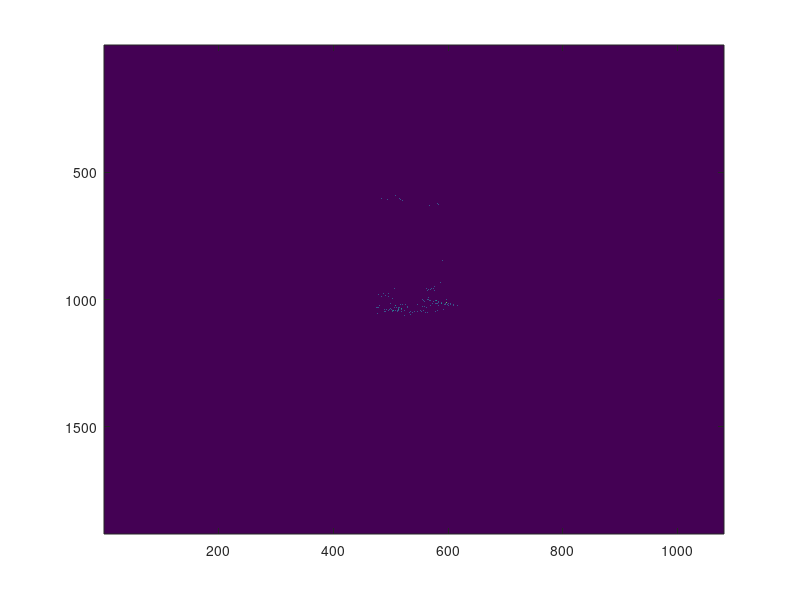

This chart was generated by the following MATLAB code: (Note: this script raises an error after producing the figure.)
clc;
clear;
load('Subj30.mat')

Gaze(:,1) = Data.gazeL(:,7);
Gaze(:,3) = Data.gazeL(:,8);

Gaze(:,2) = Data.gazeR(:,7);
Gaze(:,4) = Data.gazeR(:,8);

for n = 1:4
Gaze(Gaze(:,n) == -1, :)=[];
end

Gaze(:,1:2) = round(Gaze(:,1:2)*1920);
Gaze(:,3:4) = round(Gaze(:,3:4)*1080);

Matrix=zeros(1920,1080);
for i = 1:length(Gaze)
    xl = Gaze(i,1);
    yl = Gaze(i,3);
    xr = Gaze(i,2);
    yr = Gaze(i,4);
    Matrix(xl,yl) = Matrix(xl,yl) + 1;
    Matrix(xr,yr) = Matrix(xr,yr) + 1;
%     Matrix((xl-3):(xl+3),(yl-3):(yl+3)) = Matrix((xl-3):(xl+3),(yl-3):(yl+3)) + 1;
%     Matrix((xr-3):(xr+3),(yr-3):(yr+3)) = Matrix((xr-3):(xr+3),(yr-3):(yr+3)) + 1;
end
Vind = find(Matrix >= 1);
axis ([0 1920 0 1080])
imagesc(Matrix)
axis ij

hold on

x=80;
C = Ellipse(x,x*pi);
Csize = size(C);
CirMatrix = zeros(1920,1080);
% find coordinates on Matrix to place circle at
x1 = 1920/2-floor(Csize(1)/2)+1;
x2 = 1920/2+ceil(Csize(1)/2);
y1 = 1080/2-floor(Csize(2)/2)+1;
y2 = 1080/2+ceil(Csize(2)/2);
% Place circle into Matrix
CirMatrix(x1:x2,y1:y2) = C;
Cind = find(CirMatrix == 1);

ValidCount = size(intersect(Vind,Cind));
if ValidCount/2 > length(Gaze)/2
else
end
imagesc(CirMatrix)


hold off

intersect(Vind, Cind)

% 
% 
% figure(1)
% scatter(Gaze(:,1)*1920,Gaze(:,2)*1080,'r')
% 
% hold on
% scatter(Gaze(:,3)*1920,Gaze(:,4)*1080,'b')
% 
% C = Circle(100)
% imagesc(C==1)
% %viscircles([1920/2,1080/2],100,'Color','k')
% 
% xlim([0 1920])
% ylim([0 1080])
% hold off
% 
% figure(2)
% C = viscircles([1920/2,1080/2],100,'Color','k')
% 
% 
% x = 0:1920;
% y = 0:1080;
% [X Y] = meshgrid(x,y);
% u = zeros(size(X));
% u((X.^2+Y.^2)<100^2)=1;   % radius 100, center at the origin
% % hard boundary
% figure(1)
% imagesc(u)
% % weight the points: point itself; average of nearest neighbors;
% % averaged of diagonal neighbors.  These must add up to 1.
% wp = .4;  wn = .4;  wd = .2;
% ind = 2:length(x)-1;
% u(ind,ind) = wp*u(ind,ind) ...
%   + (wn/4)*(u(ind-1,ind  ) + u(ind+1,ind  ) + u(ind  ,ind-1) + u(ind  ,ind+1) ) ...
%   + (wd/4)*(u(ind-1,ind-1) + u(ind-1,ind+1) + u(ind+1,ind-1) + u(ind+1,ind+1) );
% % extended boundary
% fig(2)
% imagesc(u)